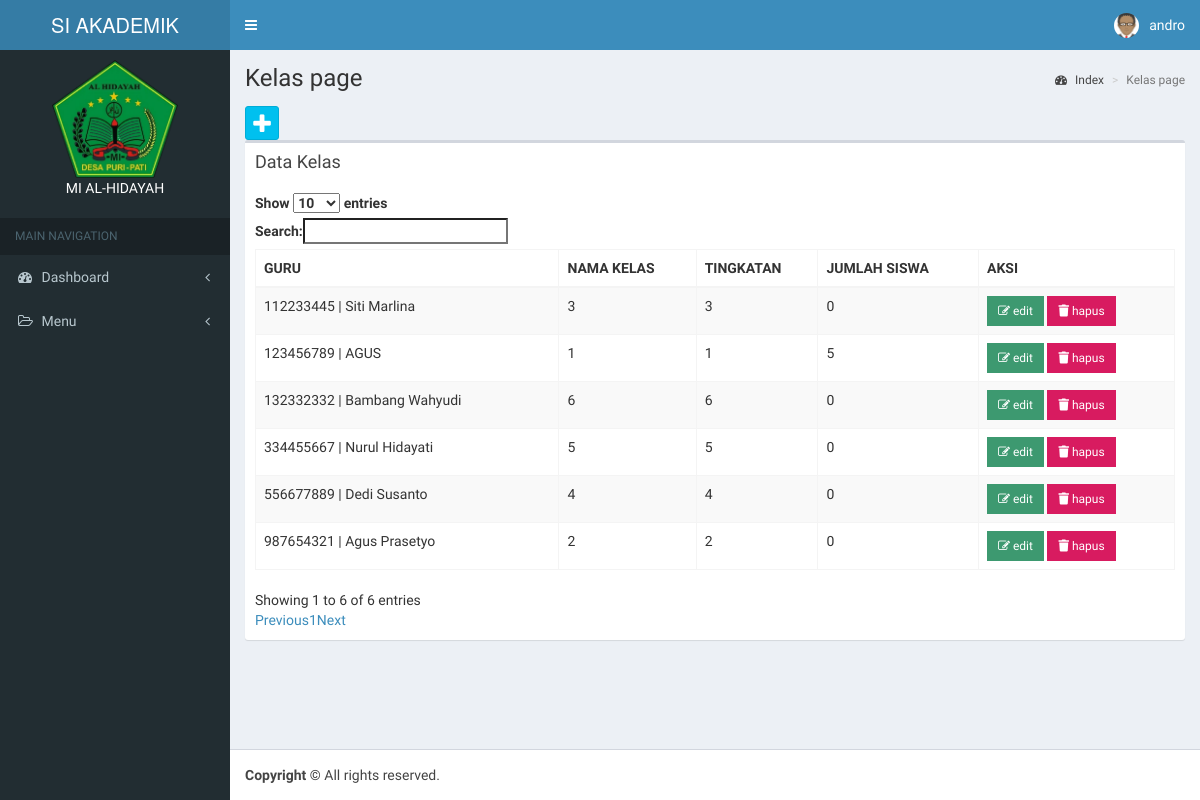
Page /app/kelas/index.php (signed in) on the committed database.
### tables this page shows
CREATE TABLE `kelas` (
  `id_kelas` int(11) NOT NULL,
  `id_guru` int(11) DEFAULT NULL,
  `nm_kelas` varchar(50) DEFAULT NULL,
  `tingkatan` int(11) DEFAULT NULL
);

CREATE TABLE `guru` (
  `id_guru` int(11) NOT NULL,
  `nip` varchar(50) DEFAULT NULL,
  `id_user` int(11) DEFAULT NULL,
  `nm_guru` varchar(50) DEFAULT NULL,
  `no_guru` varchar(50) DEFAULT NULL,
  `jk_guru` enum('Laki-Laki','Perempuan') DEFAULT NULL,
  `alamat_guru` text DEFAULT NULL,
  `foto_guru` blob DEFAULT NULL
);

### config/config.php (called while the page is built, shortened)
<?php
function Url_web(){
    $xplode = explode("/", $_SERVER['REQUEST_URI']);
    return $xplode[1];
}
$defaul_uri = "/".Url_web();
$url = "http://".$_SERVER['SERVER_NAME'].":".$_SERVER['SERVER_PORT'].$defaul_uri;
function DB(){
    return ["localhost", "root", "", "vinka"];
}
function QueryManyData($sql){
    $conn = new mysqli(DB()[0], DB()[1], DB()[2], DB()[3]);
    $result = $conn->query($sql);
    return $result;
}
function QueryOnedata($sql){
    $conn = new mysqli(DB()[0], DB()[1], DB()[2], DB()[3]);
    $result = $conn->query($sql);
    return $result;
}

### app/kelas/index.php (the view, shortened to what this page needs)
<?php include_once '../template/header.php'; ?>
<?php include_once '../template/navbar.php'; ?>
<?php include_once '../template/sidebar.php'; ?>
<div class='content-wrapper'>
  <section class='content-header'>
    <h1>Kelas page
    </h1>
    <ol class='breadcrumb'>
      <li><a href='#'><i class='fa fa-dashboard'></i> Index</a></li>
      <li class='active'>Kelas page</li>
    </ol>
  </section>
  <section class='content'>
    <a class='btn btn-social-icon btn-info' data-toggle='tooltip' data-placement='top' title='Tambah data kelas' href='<?= $url ?>/app/kelas/tambah.php'><i class='fa fa-plus'></i></a>
    <div class='row'>
      <div class='col-xs-12'>
        <div class='box'>
          <div class='box-header'>
            <h3 class='box-title'>Data Kelas</h3>
          </div>
          <div class='box-body'>
            <table id='example1' class='table table-bordered table-striped'>
              <thead>
                <tr>
                  <th>GURU</th>
                  <th>NAMA KELAS</th>
                  <th>TINGKATAN</th>
                  <th>JUMLAH SISWA</th>
                  <th>AKSI</th>
                </tr>
              </thead>
              <tbody>
                <?php
                foreach (QueryManyData('SELECT * FROM kelas') as $row) {
                ?>
                  <tr>
                    <td>
                      <?php
                      $guru = QueryOnedata('SELECT * FROM guru WHERE guru.id_guru = ' . $row['id_guru'] . ' ')->fetch_assoc();
                      ?>
                      <?= $guru['nip'] . " | " . $guru['nm_guru'] ?></td>
                    <td><?= $row['nm_kelas'] ?></td>
                    <td><?= $row['tingkatan'] ?></td>
                    <td>
                      <?php
                        $periode_aktif = QueryOnedata("SELECT * FROM periode WHERE status_periode = 'Aktif' ")->fetch_assoc();
                        echo $plotting = QueryOnedata("SELECT * FROM plotting_jadwal WHERE id_periode = ".$periode_aktif['id_periode']." AND id_kelas =".$row['id_kelas']." ")->num_rows;
                      ?>
                    </td>
                    <td>
                      <a href='<?= $url ?>/app/kelas/edit.php?id_kelas=<?= $row['id_kelas'] ?>' class='btn bg-olive btn-flat btn-sm'><i class='fa fa-edit'></i> edit</a>
                      <button onclick='ConfirmDelete(<?= $row['id_kelas'] ?>)' class='btn bg-maroon btn-flat btn-sm'>
                        <i class='fas fa-trash'></i>
                        hapus
                      </button>
                    </td>
                  </tr>
                <?php
                }
                ?>
              </tbody>
            </table>
          </div>
        </div>
      </div>
    </div>
</div>
<?php include_once '../template/footer.php'; ?>

### rows in the picture
kelas: id_guru.nip "123456789", id_guru.nm_guru "AGUS", nm_kelas "1", tingkatan "1", num_rows "5"
kelas: id_guru.nip "987654321", id_guru.nm_guru "Agus Prasetyo", nm_kelas "2", tingkatan "2", num_rows "0"
kelas: id_guru.nip "112233445", id_guru.nm_guru "Siti Marlina", nm_kelas "3", tingkatan "3", num_rows "0"
kelas: id_guru.nip "556677889", id_guru.nm_guru "Dedi Susanto", nm_kelas "4", tingkatan "4", num_rows "0"
kelas: id_guru.nip "334455667", id_guru.nm_guru "Nurul Hidayati", nm_kelas "5", tingkatan "5", num_rows "0"
kelas: id_guru.nip "132332332", id_guru.nm_guru "Bambang Wahyudi", nm_kelas "6", tingkatan "6", num_rows "0"

### other values in the picture
$_SESSION['username'] "andro"
